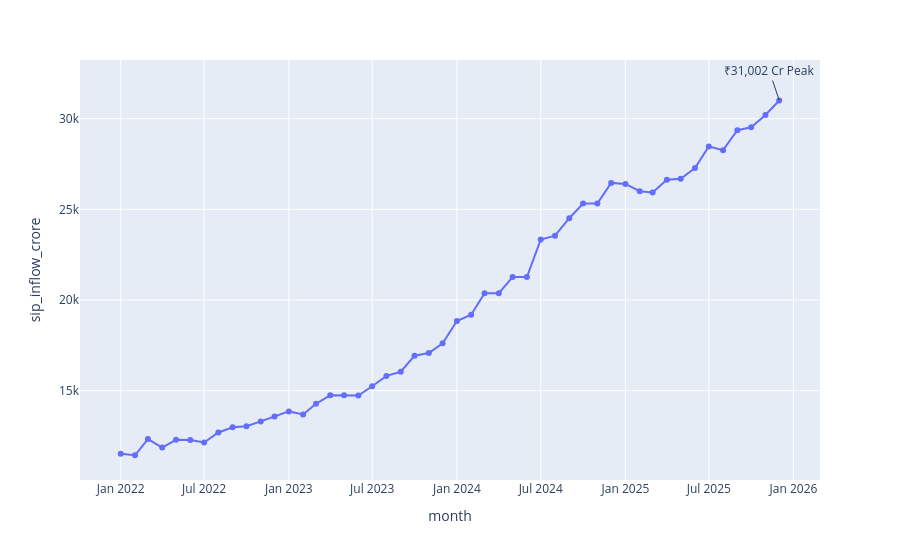

Source (notebook cell):
### Code cell
peak = monthly_sip_inflows.loc[monthly_sip_inflows["sip_inflow_crore"].idxmax()]
fig.add_annotation(
    x=peak["month"],
    y=peak["sip_inflow_crore"],
    text="₹31,002 Cr Peak",
    showarrow=True
)


fig.show()
